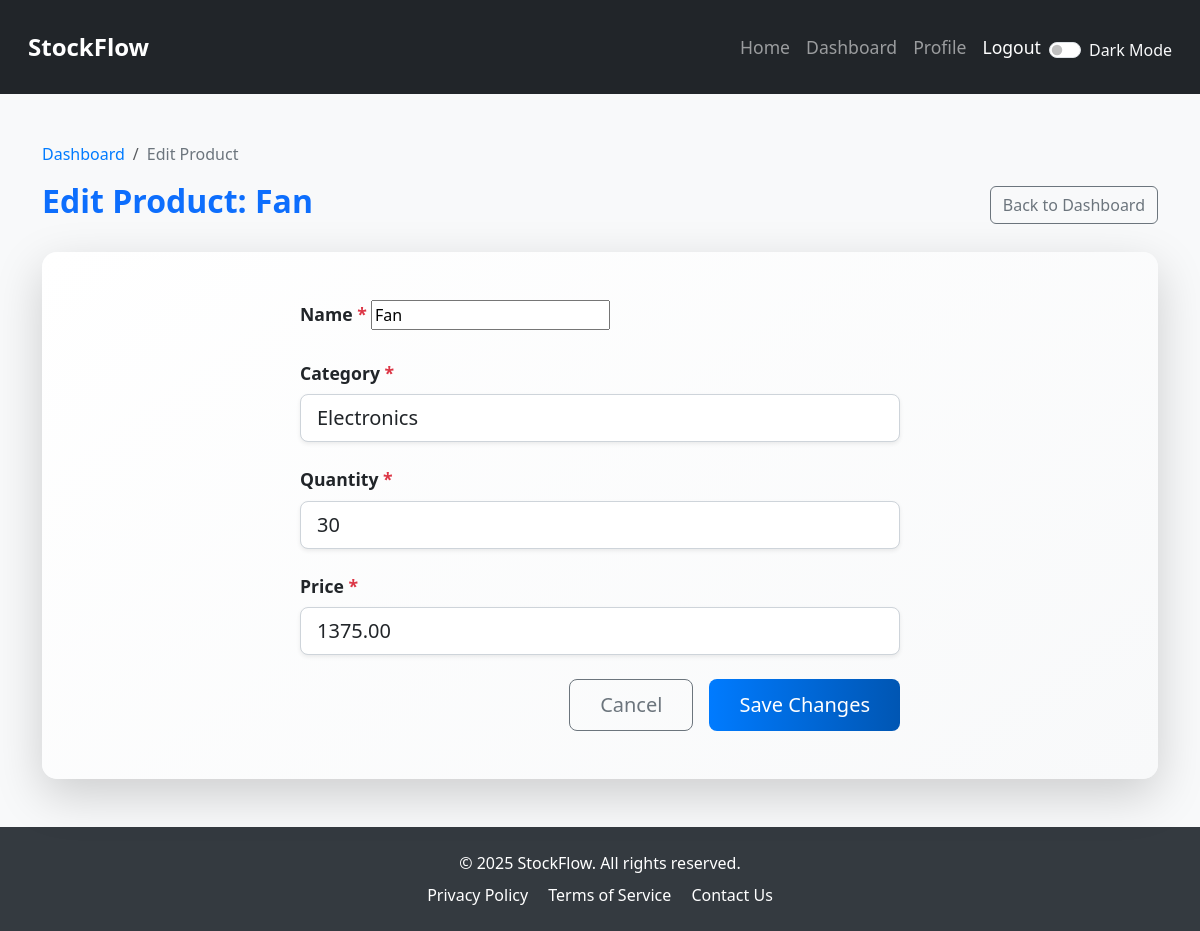
Screenshot of /edit_product/7/ (signed in) with the database file from the repository.
### stockflow/models.py (models this page shows, shortened)
class Product(models.Model):
    name = models.CharField(max_length=100)
    category = models.ForeignKey(Category, on_delete=models.CASCADE)
    quantity = models.IntegerField(default=0)
    price = models.DecimalField(max_digits=10, decimal_places=2)

### stockflow/views.py (the view)
# urls.py: path('edit_product/<int:product_id>/', views.edit_product, name='edit_product'),
@login_required
@user_passes_test(superuser_required, login_url='dashboard')
def edit_product(request, product_id):
    product = get_object_or_404(Product, id=product_id)
    if request.method == 'POST':
        form = ProductForm(request.POST, instance=product)
        if form.is_valid():
            form.save()
            messages.success(request, f"Product '{product.name}' updated successfully.")
            return redirect('dashboard')
    else:
        form = ProductForm(instance=product)
    return render(request, 'edit_product.html', {'form': form, 'product': product})

### stockflow/forms.py
class ProductForm(forms.ModelForm):
    class Meta:
        model = Product
        fields = ['name', 'category', 'quantity', 'price']  # Adjust fields as needed
    def __init__(self, *args, **kwargs):
        super().__init__(*args, **kwargs)
        self.fields['quantity'].widget = forms.NumberInput(attrs={
            'class': 'form-control form-control-lg shadow-sm',
            'placeholder': 'Enter quantity',
            'min': '0',  # Optional: Prevent negative quantities
        })
        self.fields['price'].widget = forms.NumberInput(attrs={
            'class': 'form-control form-control-lg shadow-sm',
            'placeholder': 'Enter price',
            'step': '0.01',  # Allow decimal values for price
            'min': '0',  # Optional: Prevent negative prices
        })
        self.fields['category'].widget.attrs.update({
            'class': 'form-control form-control-lg shadow-sm',
        })

### stockflow/models.py (called while the page is built)
    def __str__(self):
        return self.name

### stockflow/views.py (called while the page is built)
def superuser_required(user):
    return user.is_superuser

### templates/edit_product.html (shortened to what this page needs)
{% extends 'base.html' %}
{% block content %}
    <div class="container mt-5 mb-5">
        <nav aria-label="breadcrumb">
            <ol class="breadcrumb">
                <li class="breadcrumb-item"><a href="{% url 'dashboard' %}">Dashboard</a></li>
                <li class="breadcrumb-item active" aria-current="page">Edit Product</li>
            </ol>
        </nav>
        <div class="d-flex justify-content-between align-items-center mb-4">
            <h2 class="text-primary fw-bold">Edit Product: {{ product.name }}</h2>
            <a href="{% url 'dashboard' %}" class="btn btn-outline-secondary">Back to Dashboard</a>
        </div>
        <div class="card shadow-lg border-0 edit-product-card">
            <div class="card-body p-5">
                <form method="post" class="form-container">
                    {% for field in form %}
                        <div class="mb-4">
                            <label for="{{ field.id_for_label }}" class="form-label fw-semibold text-dark">
                                {{ field.label }}
                                {% if field.field.required %}
                                    <span class="text-danger">*</span>
                                {% endif %}
                            </label>
                            {{ field }}
                        </div>
                    {% endfor %}
                    <div class="d-flex justify-content-end gap-3">
                        <a href="{% url 'dashboard' %}" class="btn btn-outline-secondary btn-lg cancel-btn">Cancel</a>
                        <button type="submit" class="btn btn-primary btn-lg save-btn">Save Changes</button>
                    </div>
                </form>
            </div>
        </div>
    </div>
{% endblock %}

### templates/base.html (style rules this page uses)
html, body { height: 100%; margin: 0; }
body { background-color: #f8f9fa; display: flex; flex-direction: column; transition: background-color 0.3s, color 0.3s; }
.card { border-radius: 10px; transition: background-color 0.3s, color 0.3s; }

### templates/edit_product.html (style rules this page uses)
.edit-product-card { border-radius: 15px; background: linear-gradient(145deg, #ffffff, #f8f9fa); transition: transform 0.3s ease, box-shadow 0.3s ease; }
.form-container { max-width: 600px; margin: 0 auto; }
.form-control, .form-select { border-radius: 8px; border: 1px solid #ced4da; transition: border-color 0.3s ease, box-shadow 0.3s ease; }
.form-label { font-size: 1.1rem; color: #343a40; }
.save-btn { background: linear-gradient(90deg, #007bff, #0056b3); border: none; padding: 10px 30px; border-radius: 8px; transition: background 0.3s ease, transform 0.2s ease; }
.cancel-btn { padding: 10px 30px; border-radius: 8px; transition: background 0.3s ease, transform 0.2s ease; }
.breadcrumb { background: none; padding: 0; margin-bottom: 1rem; }
.breadcrumb-item a { color: #007bff; text-decoration: none; }
.breadcrumb-item.active { color: #6c757d; }

### rows the page displays
Product: name "Fan", form "Fan" "Electronics" "30" "1375.00"

### other values shown
{{ field.label }} "Name" "Category" "Quantity" "Price"
